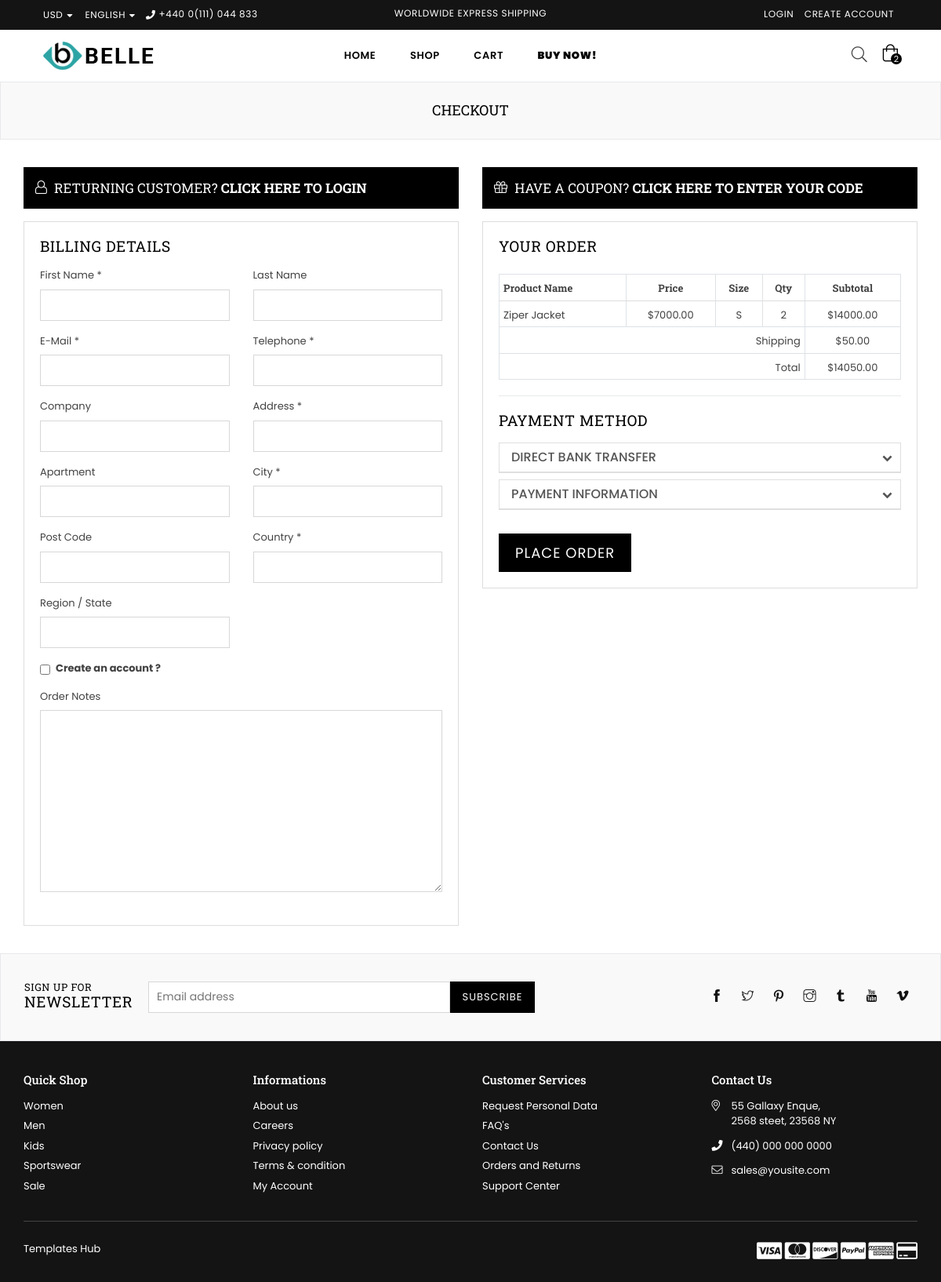
Page /shop/checkout/ on the earlier database version.
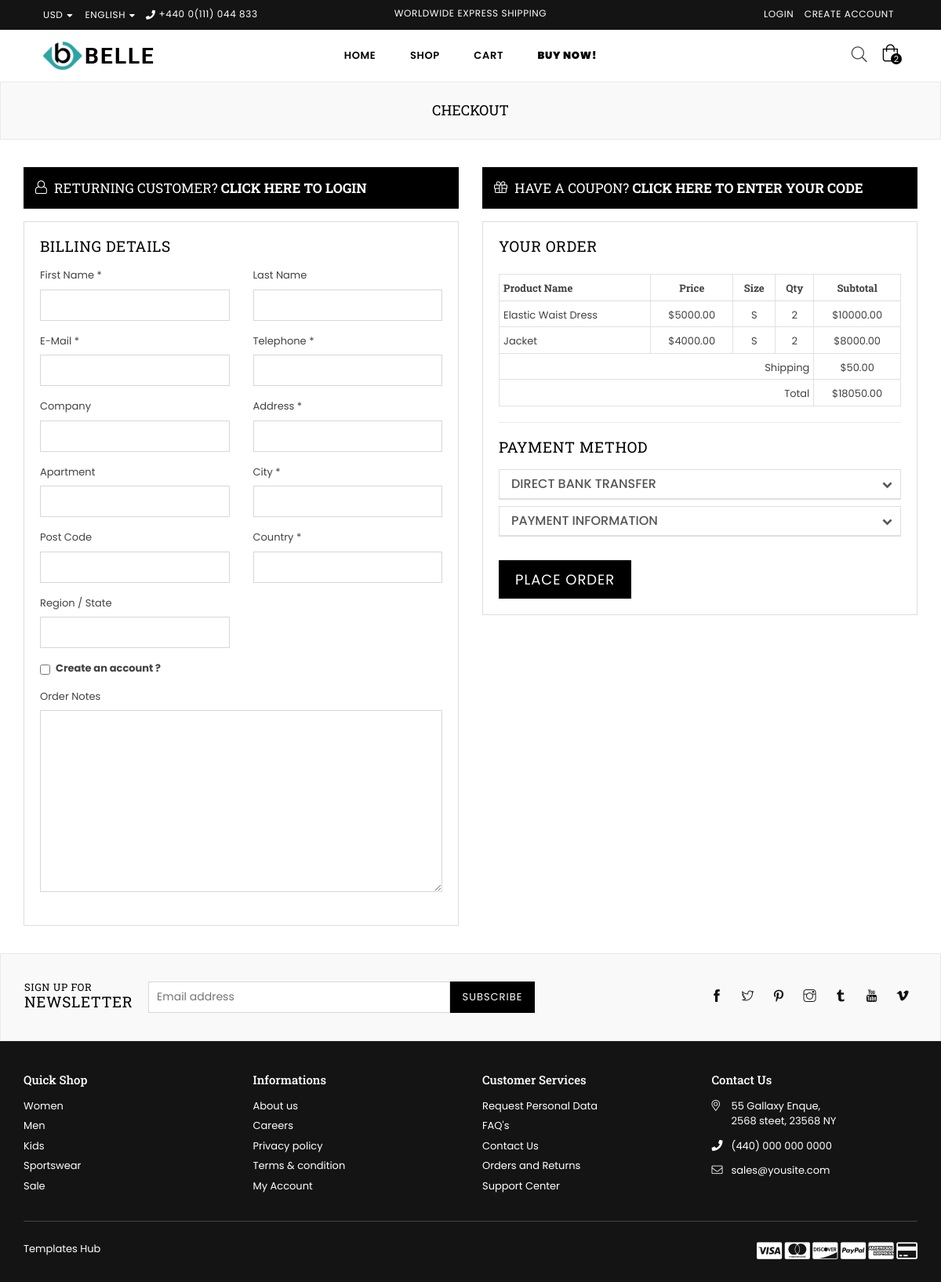
Same page on the later database version.
### app/models.py (models this page shows, shortened)
class CartItem(models.Model):
    cart = models.ForeignKey(Cart, on_delete=models.CASCADE)
    product = models.ForeignKey(Product, on_delete=models.CASCADE)
    color = models.ForeignKey(Color, on_delete=models.CASCADE)
    size = models.ForeignKey(Size, on_delete=models.CASCADE)
    quantity = models.PositiveIntegerField(default=1)
    @property
    def total_price(self):
        return self.product.price * self.quantity

class Product(models.Model):
    name = models.CharField(max_length=255)
    description = models.TextField()
    price = models.DecimalField(max_digits=10, decimal_places=2)
    slug= models.SlugField(unique=True)
    discounted_price = models.DecimalField(max_digits=10, decimal_places=2, null=True, blank=True)
    SKU = models.CharField(max_length=50, unique=True)
    stock = models.IntegerField()
    rating = models.FloatField()
    reviews_count = models.IntegerField()
    in_stock = models.BooleanField(default=True)
    is_new = models.BooleanField(default=False)
    is_on_sale = models.BooleanField(default=False)
    available_colors = models.ManyToManyField(Color, blank=True)
    available_sizes = models.ManyToManyField(Size, blank=True)
    product_type = models.CharField(max_length=50)
    collection = models.CharField(max_length=100)
    main_image = models.ImageField(upload_to='app/images/product_images/')
    hover_image = models.ImageField(upload_to='app/images/product_images/', blank=True, null=True)
    discount_percentage = models.IntegerField(null=True, blank=True)
    limited_stock_message = models.CharField(max_length=255, null=True, blank=True)
    is_featured= models.BooleanField(default=False)
    brand = models.ForeignKey(Brand, on_delete=models.CASCADE, null=True)
    tags = models.ManyToManyField(Tag, blank=True)

class Size(models.Model):
    name = models.CharField(max_length=10, unique=True)  # e.g., "XS", "S", "M", "L", "XL"

### app/views.py (the view, shortened to what this page needs)
# urls.py: path('checkout/', views.checkout, name='checkout'),
def checkout(request):
    if request.user.is_authenticated:
        cart = Cart.objects.filter(user=request.user).first()
    else:
        session_key = request.session.session_key
        if not session_key:
            request.session.create()
            session_key = request.session.session_key
        cart = Cart.objects.filter(session_key=session_key).first()
    if not cart:
        messages.error(request, "Your cart is empty.")
        return HttpResponseRedirect('/shop/')
    checkout_form = CheckoutForm()
    payment_form = PaymentForm()
    cart_items = cart.cartitem_set.all()
    subtotal = sum(item.total_price for item in cart_items)
    shipping_cost = Decimal("50.00")  # Example shipping cost
    total_cost = subtotal + shipping_cost
    context = {
        "cart_items": cart_items,
        "checkout_form": checkout_form,
        "payment_form": payment_form,
        "subtotal": subtotal,
        "shipping_cost": shipping_cost,
        "total_cost": total_cost,
    }
    return render(request, "app/checkout.html", context)

### app/forms.py
class CheckoutForm(forms.ModelForm):
    class Meta:
        model= Checkout
        fields= '__all__'

class PaymentForm(forms.ModelForm):
    class Meta:
        model = Payment
        fields = ['cardname', 'cardtype', 'cardno', 'cvv', 'exdate']
        widgets = {
            'cardname': forms.TextInput(attrs={
                'class': 'form-control',
                'placeholder': 'Card Name',
                'id': 'input-cardname',
            }),
            'cardtype': forms.Select(attrs={
                'class': 'form-control',
            }),
            'cardno': forms.TextInput(attrs={
                'class': 'form-control',
                'placeholder': 'Credit Card Number',
                'id': 'input-cardno',
            }),
            'cvv': forms.TextInput(attrs={
                'class': 'form-control',
                'placeholder': 'Card Verification Number',
                'id': 'input-cvv',
            }),
            'exdate': forms.DateInput(attrs={
                'class': 'form-control',
                'type': 'date',
            }),
        }

### app/templates/app/checkout.html (shortened to what the changed rows need)
{% extends 'base.html' %}
{% load static %}
{% block content %}
    <div id="page-content">
    	<div class="page section-header text-center">
			<div class="page-title">
        		<div class="wrapper"><h1 class="page-width">Checkout</h1></div>
      		</div>
		</div>
        <div class="container">
            <div class="row billing-fields">
                <div class="col-xl-6 col-lg-6 col-md-6 col-sm-12 sm-margin-30px-bottom">
                    <div class="create-ac-content bg-light-gray padding-20px-all">
                        <form method="POST" action='{% url "checkout" %}'>
                            <fieldset>
                                <h2 class="login-title mb-3">Billing details</h2>
                            </fieldset>
                        </form>
                    </div>
                </div>
                <div class="col-xl-6 col-lg-6 col-md-6 col-sm-12">
                    <div class="your-order-payment">
                        <div class="your-order">
                            <h2 class="order-title mb-4">Your Order</h2>
                            <div class="table-responsive-sm order-table">
                                <table class="bg-white table table-bordered table-hover text-center">
                                    <thead>
                                        <tr>
                                            <th class="text-left">Product Name</th>
                                            <th>Price</th>
                                            <th>Size</th>
                                            <th>Qty</th>
                                            <th>Subtotal</th>
                                        </tr>
                                    </thead>
                                    <tbody>
                                        {% for item in cart_items %}
                                        <tr>
                                            <td class="text-left">{{item.product.name}}</td>
                                            <td>${{item.product.price}}</td>
                                            <td>{{ item.size.name }}</td>
                                            <td>{{ item.quantity }}</td>
                                            <td>${{ item.total_price }}</td>
                                        </tr>
                                        {% empty %}
                                        <tr>
                                            <td colspan="5" class="text-center">Your cart is empty.</td>
                                        </tr>
                                        {% endfor %}
                                    </tbody>
                                    <tfoot class="font-weight-600">
                                        <tr>
                                            <td colspan="4" class="text-right">Total</td>
                                            <td>${{total_cost}}</td>
                                        </tr>
                                    </tfoot>
                                </table>
                            </div>
                        </div>
                        <div class="your-payment">
                            <h2 class="payment-title mb-3">payment method</h2>
                        </div>
                    </div>
                </div>
            </div>
        </div>
    </div>
{% endblock content %}

Differences in the rows shown:
removed CartItem: product.name "Ziper Jacket", product.price "7000.00", size.name "S", quantity "2", total_price "14000.00"
added CartItem: product.name "Elastic Waist Dress", product.price "5000.00", size.name "S", quantity "2", total_price "10000.00"
added CartItem: product.name "Jacket", product.price "4000.00", size.name "S", quantity "2", total_price "8000.00"
Other differences:
{{ total_cost }}: "14050.00" → "18050.00"
